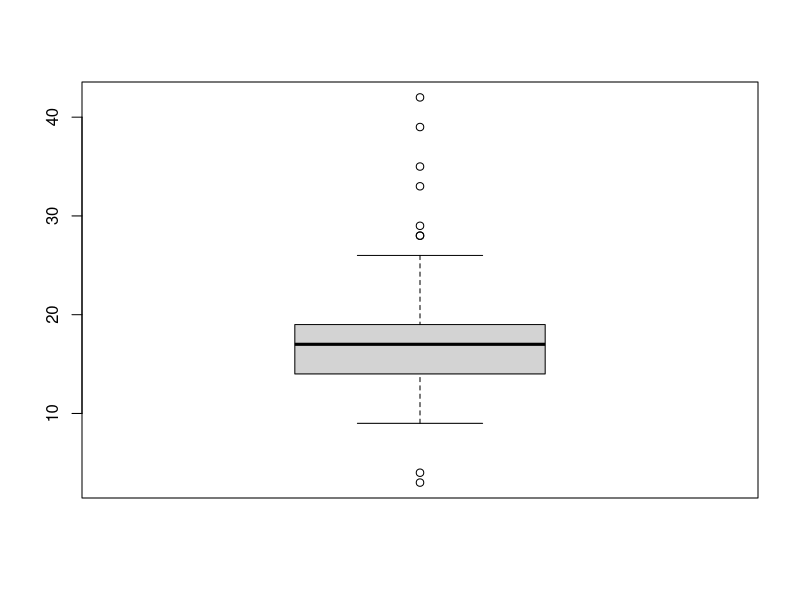
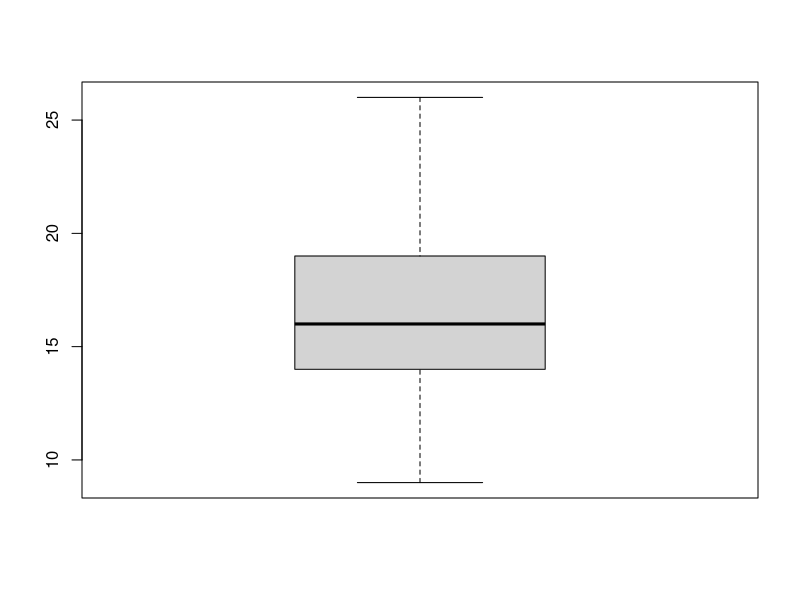

Write R code to recreate these figures, in order.
library(ggplot2)
library(dplyr)

mpg <- as.data.frame(ggplot2::mpg)
mpg[c(10, 14, 58, 93), "drv"] <- "k"
mpg[c(29, 43, 129, 203), "cty"] <- c(3, 4, 39, 42)

#Q1
table(mpg$drv)

mpg$drv <- ifelse(mpg$drv %in% c("4", "f", "r"), mpg$drv, NA)
table(mpg$drv)

#Q2
boxplot(mpg$cty)$stats

mpg$cty <- ifelse(mpg$cty < 9 | mpg$cty > 26, NA, mpg$cty)
boxplot(mpg$cty)

#Q3
mpg %>%
  filter(!is.na(drv) & !is.na(cty)) %>%
  group_by(drv) %>%
  summarise(mean_hwy = mean(cty))


